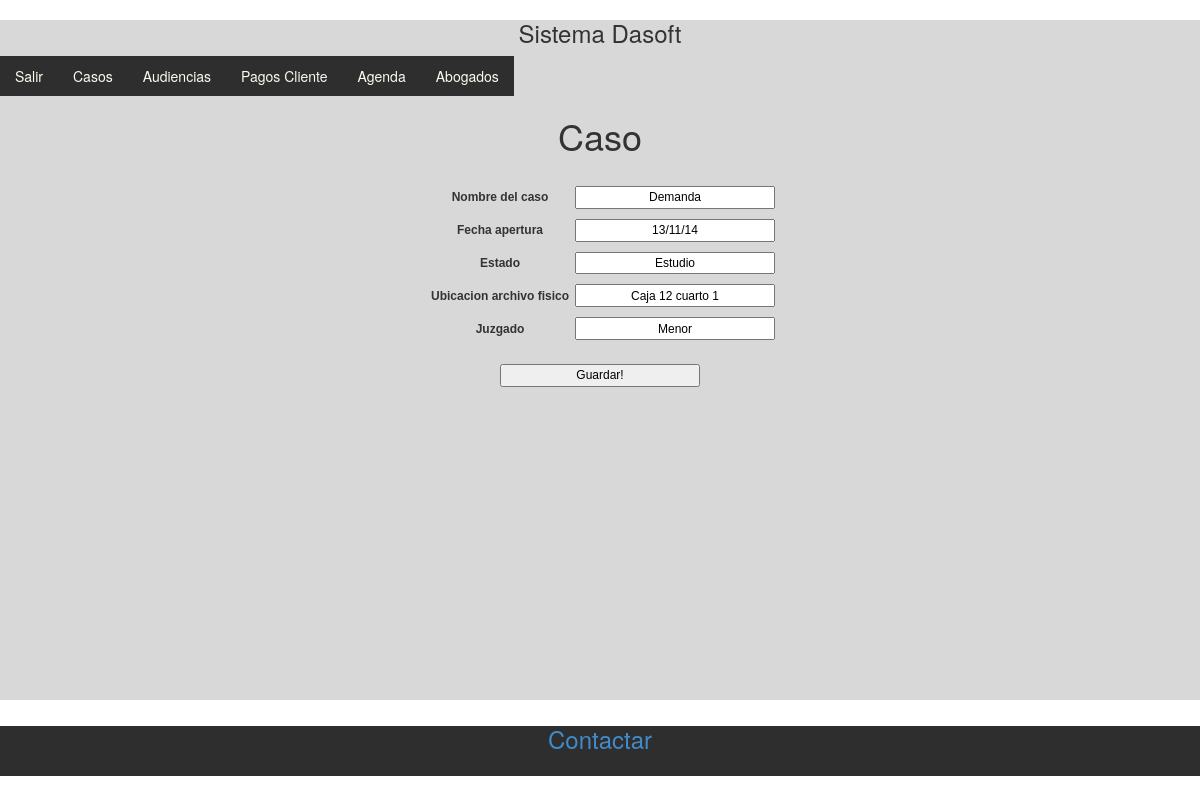
The page /dasoft/index.php/c_usuarios/editar/2 on the database its author committed.
### tables this page shows
CREATE TABLE IF NOT EXISTS `casos` (
  `idcasos` int(11) NOT NULL AUTO_INCREMENT,
  `nombreCaso` varchar(45) NOT NULL,
  `fechaApertura` varchar(45) DEFAULT NULL,
  `estado` varchar(45) DEFAULT NULL,
  `archivoFisico` varchar(45) DEFAULT NULL,
  `juzgado` varchar(45) DEFAULT NULL,
  `clientes_id` int(11) NOT NULL,
  `abogado_idabogado` int(11) NOT NULL,
  PRIMARY KEY (`idcasos`),
  KEY `fk_casos_clientes_idx` (`clientes_id`),
  KEY `fk_casos_abogado1_idx` (`abogado_idabogado`)
);

### dasoft/application/controllers/c_usuarios.php (called while the page is built, shortened)
<?php if ( ! defined('BASEPATH')) exit('No direct script access allowed');
class C_usuarios extends CI_Controller {
 function __construct()
    {
		$this->load->helper('url');
		$this->load->helper('form');
		$this->load->library('form_validation');
		$this->load->model('m_usuarios');
    }
	function editar($id = NULL){
    	if ($this->input->post()) {
    		$this->reglas();
      			if ($this->form_validation->run() == TRUE){
        			$datos_update= $this->input->post();
        			unset($datos_update['enviar']);
        			$this->m_usuarios->edit($datos_update,$id);
        			redirect('c_usuarios/modificarCasos');
      			}else{
        			$this->load->view('agregarCaso');
      			}
    	}else{
      		$data['datos_contacto'] = $this->m_usuarios->get_por_id($id);
      			if (empty($data['datos_contacto'])){
        			echo 'ID Invalido';
      			}else{
        		$this->load->view('agregarCaso',$data);
      			}
      	}
	}
}

### dasoft/index.php (called while the page is built, shortened)
<?php
require_once BASEPATH.'core/CodeIgniter.php';

### dasoft/application/models/m_usuarios.php (called while the page is built, shortened)
<?php
class M_usuarios extends CI_Model {
function get_por_id($id){
		$this->db->where('idcasos',$id);
		$query = $this->db->get('casos');
		return $query->result();
}
}
?>

### dasoft/application/views/agregarCaso.php (the view, shortened to what this page needs)
<!DOCTYPE HTML PUBLIC "-//W3C//DTD HTML 4.01 Transitional//ES">
<html>
<head>
<link rel="stylesheet" type="text/css" href="http://localhost/proyectos/estilo.css">
<link href="<?php echo base_url() ?>css/bootstrap.min.css" rel="stylesheet">
</head>
<body>
<div id="Contenedor">
<div id="Encabezado">
<h3>Sistema Dasoft</h3>
</div>
<div id="Menu">
	<ul class="nav">
	<li><a href="<?php echo base_url() ?>index.php">Salir</a></li>
	<li><a href="">Casos</a>
	</li>
	<li><a href="">Audiencias</a>
	</li>
	<li><a href="">Pagos Cliente</a>
	</li>
	<li><a href="">Agenda</a>
	</li>
	<li><a href="">Abogados</a>
	</li>
</ul>
</div>
<div id="Contenido">
<h1>Caso</h1>
<?php
$input_nombreCaso = array(
  'name'=>'nombreCaso',
  'id'=>'nombreCaso',
  'maxlength'=>'45',
  'size'=>'40',
  'value'		=> set_value('nombreCaso',@$datos_contacto[0]->nombreCaso)
  );
?>
<?php
$input_fechaApertura = array(
  'name'=>'fechaApertura',
  'id'=>'fechaApertura',
  'maxlength'=>'45',
  'size'=>'40',
  'value'		=> set_value('fechaApertura',@$datos_contacto[0]->fechaApertura)
  );
?>
<?php
$input_estado = array(
  'name'=>'estado',
  'id'=>'estado',
  'maxlength'=>'45',
  'size'=>'40',
  'value'		=> set_value('estado',@$datos_contacto[0]->estado),
  );
?>
<?php
$input_archivoFisico = array(
  'name'=>'archivoFisico',
  'id'=>'archivoFisico',
  'maxlength'=>'45',
  'size'=>'40',
  'value'		=> set_value('estado',@$datos_contacto[0]->archivoFisico),
  );
?>
<?php
$input_juzgado = array(
  'name'=>'juzgado',
  'id'=>'juzgado',
  'maxlength'=>'45',
  'size'=>'40',
  'value'		=> set_value('estado',@$datos_contacto[0]->juzgado),
  );
?>
<br/>
<?php echo form_open()?>
<?php echo form_label('Nombre del caso')?>
<?php echo form_input($input_nombreCaso)?><?php echo form_error('nombreCaso')?><br/>
<?php echo form_label('Fecha apertura')?>
<?php echo form_input($input_fechaApertura)?><?php echo form_error('fechaApertura')?><br/>
<?php echo form_label('Estado')?>
<?php echo form_input($input_estado)?><?php echo form_error('estado')?><br/>
<?php echo form_label('Ubicacion archivo fisico')?>
<?php echo form_input($input_archivoFisico)?><?php echo form_error('archivoFisico')?><br/>
<?php echo form_label('Juzgado')?>
<?php echo form_input($input_juzgado)?><?php echo form_error('juzgado')?><br/>
<?php ?><br/>
<?php echo form_submit('enviar','Guardar!'); ?>
<?php echo form_close()?><br/>
</div>
<div id="Pie">
<h3 ><a href="mailto:carlos920228@gmail.com">Contactar</a></h3>
</div>
</div>
</body>
</html>

### estilo.css (style rules this page uses)
* { margin:0px; padding:0px; }
#Contenedor { margin:auto; background-color:#D8D8D8; height: 680px; }
#Menu { height: 40px; margin: 0 auto; }
#Contenido { margin:auto; height:590px; text-align: center; }
#Pie { background-color:#2E2E2E; margin:auto; height: 50px; }
h3 { text-align: center; }
a { color:#fff; text-align: center; }
.nav { margin: 0 auto; }
ul, ol { list-style:none; }
.nav > li { float:left; margin: 0 auto; }
.nav li a { background-color:#2E2E2E; color:#FBFBEF; text-decoration:none; padding:10px 12px; display:block; margin: 0 auto; }
form { width: 400px; font: normal bold 12px Verdana, Arial; margin: 0 auto; }
form label { display: inline-block; width: 150px; text-align:center; }
form input { display: inline-block; width: 200px; margin-bottom: 10px; padding: .2em; text-align:center; }

### rows shown on the page
casos: nombreCaso "Demanda", fechaApertura "13/11/14", estado "Estudio", archivoFisico "Caja 12 cuarto 1", juzgado "Menor"

### other values the page prints
form_label('Nombre del caso') "Nombre del caso"
form_label('Fecha apertura') "Fecha apertura"
form_label('Estado') "Estado"
form_label('Ubicacion archivo fisico') "Ubicacion archivo fisico"
form_label('Juzgado') "Juzgado"
